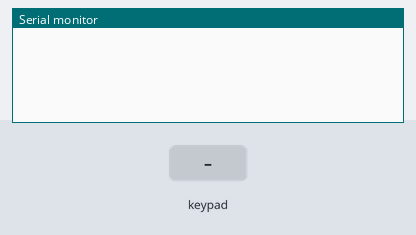
This sketch was run on a simulated Arduino Uno, built with avr-gcc and run on an emulated ATmega328P. Parts: the last lines printed to the serial monitor. Inputs (shaded band) come from the test bench.

Above: at 1.2 s.
1.3 s: key '1' pressed
At 2.0 s:
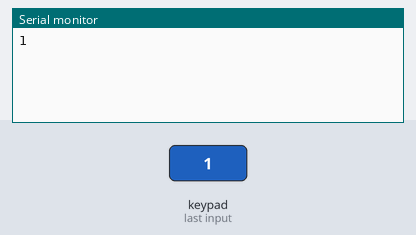
3.0 s: keypad keys 9 8 7 6 # pressed 0.4 s apart
At 6.1 s:
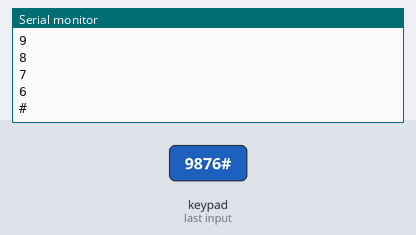
6.5 s: key 'A' pressed
At 7.9 s:
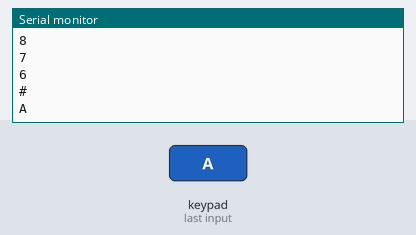
8.2 s: keypad keys 9 8 7 6 * pressed 0.4 s apart
At 11.0 s:
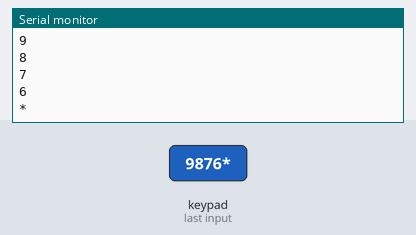
11.7 s: key 'B' pressed
At 12.7 s:
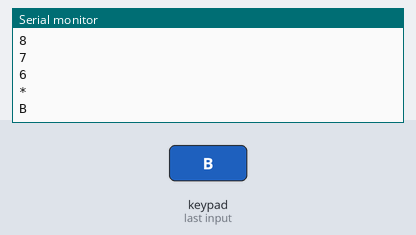
13.4 s: keypad keys 9 8 7 6 D pressed 0.4 s apart
At 15.7 s:
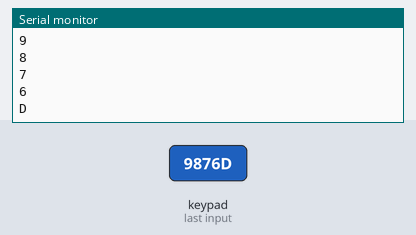
Timing chart, 0 to 17.2 s (numbered marks = the images above; inputs shaded):
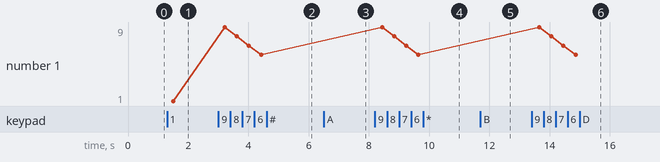

The sketch:

bai3_3b.ino
```cpp
#include <Keypad.h>

const byte rows = 4;
const byte columns = 4;

int holdDelay = 700;
int n = 3;
int state = 0;
char key = 0;

char keys[rows][columns] = {
  {'1', '2', '3', 'A'},
  {'4', '5', '6', 'B'},
  {'7', '8', '9', 'C'},
  {'*', '0', '#', 'D'}
};

const byte rowsPins[rows] = {9, 8, 7, 6};
const byte columnsPins[columns] = {5, 4, 3, 2};

Keypad keypad = Keypad(makeKeymap(keys), rowsPins, columnsPins, rows, columns);

void setup() {
  Serial.begin(9600);
}

void loop() {
  char temp = keypad.getKey();

  if ((int)keypad.getState() == PRESSED) {
    if (temp != 0)
    key = temp;
  }

  if ((int)keypad.getState() == HOLD) {
    state++;
    state = constrain(state, 1, n - 1);
    delay(holdDelay);
  }

  if ((int)keypad.getState() == RELEASED) {
    key += state;
    state = 0;
    Serial.println(key);
  }

  delay(100);
}
```

Measured:
- after the input at 1.3 s, the serial monitor: prints a new line after 0.21 s (image 1)
- after the input at 3.0 s, the serial monitor: prints a new line after 0.21 s (image 2)
- after the input at 6.5 s, the serial monitor: prints a new line after 0.23 s (image 3)
- after the input at 8.2 s, the serial monitor: prints a new line after 0.23 s (image 4)
- after the input at 11.7 s, the serial monitor: prints a new line after 0.25 s (image 5)
- after the input at 13.4 s, the serial monitor: prints a new line after 0.25 s (image 6)
- plotted number 1: 1 → 6 after the input at 3.0 s
